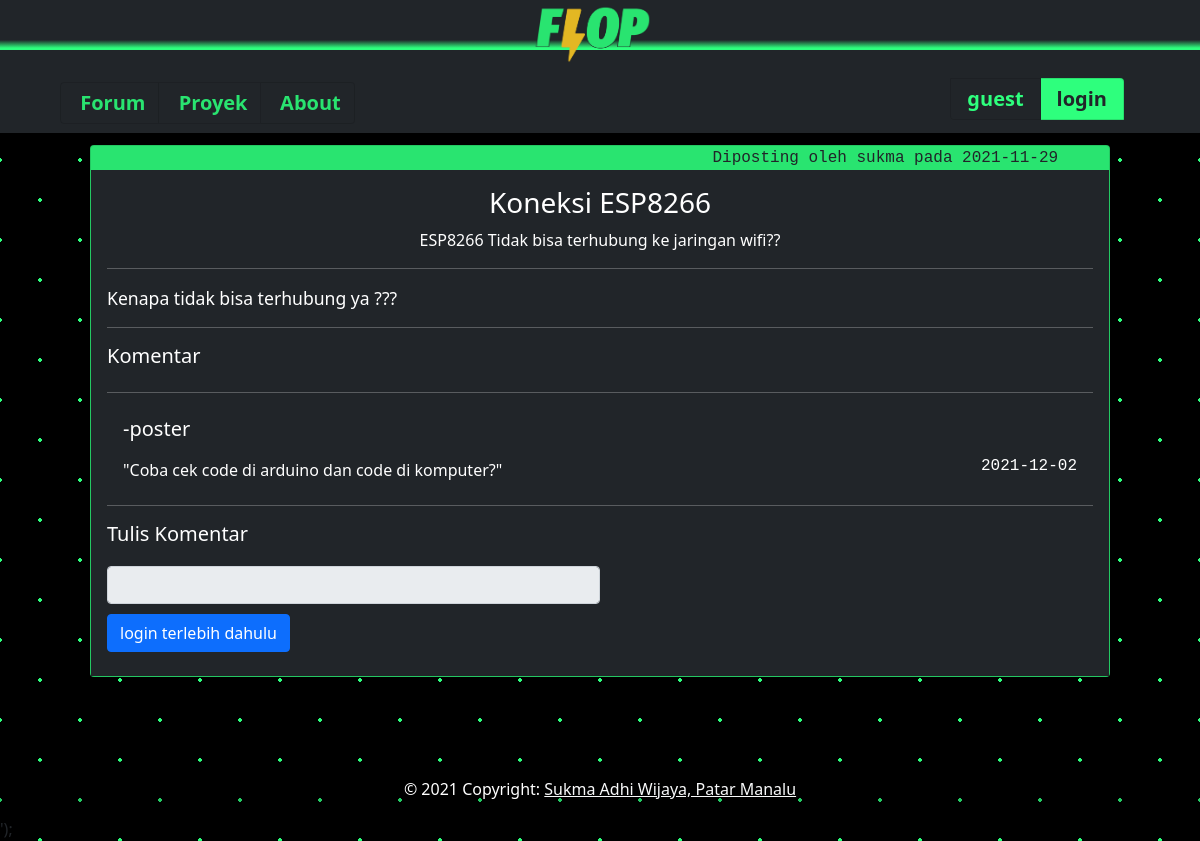
The page /content.php?title=Koneksi ESP8266 on the database its author committed.
### tables this page shows
CREATE TABLE `tb_post` (
  `post_title` varchar(25) NOT NULL,
  `post_desc` varchar(50) NOT NULL,
  `post_content` text NOT NULL,
  `poster` varchar(25) NOT NULL,
  `post_date` date NOT NULL
);

CREATE TABLE `tb_comment` (
  `id_comment` int(11) NOT NULL,
  `post_title` varchar(25) NOT NULL,
  `username` varchar(25) NOT NULL,
  `comment` text NOT NULL,
  `comment_date` date NOT NULL
);

### content.php (the view, shortened to what this page needs)
<?php
$conn = mysqli_connect("localhost","root","","db_flop");
$title = $_GET['title'];
$post_query = mysqli_query($conn, "SELECT post_title,post_desc,post_content,poster,post_date FROM tb_post WHERE post_title ='$title'");
$comment_query = mysqli_query($conn, "SELECT id_comment,username,comment,comment_date FROM tb_comment WHERE post_title ='$title'");
$post_data = mysqli_fetch_assoc($post_query);
if($_SESSION){
    $user = $_SESSION['username'];
    $prompt = "logout";
    $islogged = true;
  }
  else{
    $user = "guest";
    $islogged = false;
  }
if($islogged == true){
    $comment = '<form action="" method="POST">
    <div class="form-group" id="comment-form">
    <hr>
        <label for="new-comment">Tulis Komentar</label>
        <input type="text" name = "comment" class="form-control" id="comment-field" placeholder="Komentar anda">
    </div>
    <button type="submit" class="btn btn-primary" id="btn-submit">Submit sebagai '.$user.'</button>
</form>';
}
else{
    $comment = '<form action="login.php?action=login">
    <div class="form-group" id="comment-form">
    <hr>
        <label for="new-comment">Tulis Komentar</label>
        <input type="text" class="form-control" id="comment-field" disabled>
    </div>
    <a class="btn btn-primary" id="btn-submit" href="login.php?action=login">login terlebih dahulu</a>
</form>';
}
?>
<!DOCTYPE html>
<html lang="en">
<head>
    <link href="/style.css" rel="stylesheet">
    <link href="https://cdn.jsdelivr.net/npm/bootstrap@5.1.3/dist/css/bootstrap.min.css" rel="stylesheet">
</head>
<body>
    <?php
    include "html/header.php";
    ?>
    <div class="card " id="main-content" style="width:85%;margin-top:1%;">
    <a id="main-content-info">Diposting oleh <?php echo $post_data["poster"] .' pada '.$post_data["post_date"];?></a>
    <div class="card-body" id="main-content-body">
      <h3 class="card-title" id="main-content-title"><?php echo $post_data["post_title"]; ?></h3>
      <p class="card-text" id="main-content-text"><?php echo $post_data["post_desc"]; ?></p>
        <hr>
        <p class="card-text" id="post"><?php echo $post_data["post_content"]; ?></p>
        <hr>
        <h5 class="card-text">Komentar<h5>
        <ul class="list-group list-group-flush">
            <?php while($comment_data = mysqli_fetch_assoc($comment_query)){
                echo '<hr><li class="list-group-item" id="comments">
                <p id="commenter">-'.$comment_data["username"].' </p>
                <span id="comment">"'.$comment_data["comment"] .'"</span><span id="commentDate">'. $comment_data["comment_date"].'</span>';
                echo '</li>';
            }
            ?>
        </ul>
        <?php echo $comment; ?>
    </div>
  </div>
<br><br><br>
<?php
    echo file_get_contents("html/footer.php");
    ?>
</body>
</html>

### style.css (style rules this page uses)
#Body { background-color: #000000; opacity: 1; background-image: radial-gradient(#2eff7d 2px, transparent 2px), radial-gradient(#2eff7d 2px, #000000 2px); background-size: 80px 80px; background-position: 0 0,40px 40px; }
#main-content { margin:auto; margin-top:1%; margin-bottom:1%; width:85%; background-color:#29e470; color:#29e470; }
#main-content-body { background-color: #212529; color:white; }
#main-content-title { text-align:center; }
#main-content-info { text-align:right; color:#212529; margin-right:5%; font-family:monospace; }
#main-content-text { text-align:center !important; }

### content.php (style rules this page uses)
#post { font-size:110%; }
#comments { background-color:#212529; color:white; }
#comment { text-align:left; font-size:80%; }
#commentDate { text-align:right !important; font-family:monospace; font-size:80%; float:right; }
#comment-form { margin:auto; }
#comment-field { width:50%; margin-top:2%; }
#btn-submit { margin-top:1%; }

### rows shown on the page
tb_post: poster "sukma", post_date "2021-11-29", post_title "Koneksi ESP8266", post_desc "ESP8266 Tidak bisa terhubung ke jaringan wifi??", post_content "Kenapa tidak bisa terhubung ya ???"
tb_comment: username "poster", comment "Coba cek code di arduino dan code di komputer?", comment_date "2021-12-02"

### other values the page prints
$user "guest"
$prompt "login"
file_get_contents("html/footer.php") "© 2021 Copyright: Sukma Adhi Wijaya, Patar Manalu ');"
